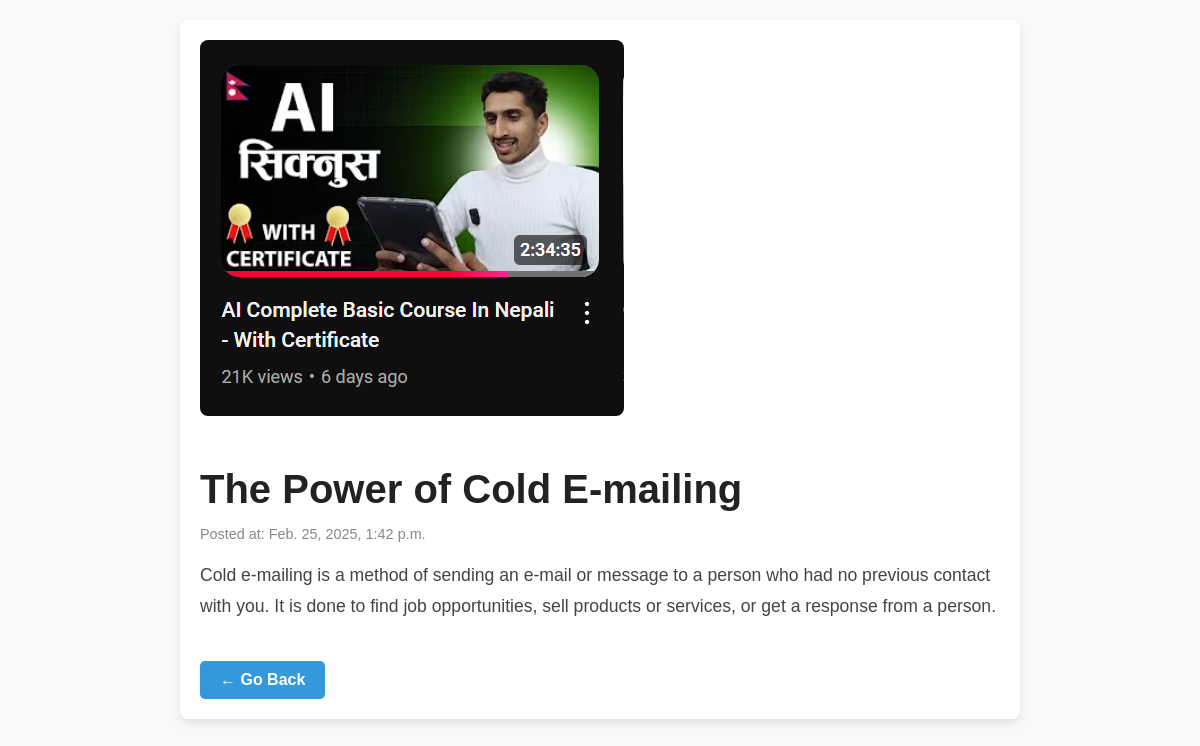
/blog/post/3/, run on the app's committed database.
### blogapp/models.py (models this page shows, shortened)
class Post(models.Model):
    title = models.CharField(max_length=100)
    content = models.TextField()
    created_at = models.DateTimeField(auto_now_add=True)
    updated_at = models.DateTimeField(auto_now=True)
    blog_image = models.ImageField(upload_to='images/')

### blogapp/views.py (the view)
# urls.py: path('post/<int:pk>/',views.post_detail,name='post_detail'),
def post_detail(request,pk):
    post = Post.objects.get(pk=pk)
    return render(request,'blogapp/post_detail.html',{
        'post':post
    })

### blogapp/templates/blogapp/post_detail.html (shortened to what this page needs)
<!DOCTYPE html>
<html lang="en">
<head>
</head>
<body>
    <div class="post-container">
        <img src="{{ post.blog_image.url }}" alt="Blog Image" class="post-image" >
        <h1>{{ post.title }}</h1>
        <p class="post-meta">Posted at: {{ post.created_at }}</p>
        <p class="post-content">{{ post.content }}</p>
        <a href="{% url 'index' %}" class="back-button">← Go Back</a>
    </div>
</body>
</html>

### blogapp/templates/blogapp/post_detail.html (style rules this page uses)
body { font-family: 'Poppins', sans-serif; background-color: #f9f9f9; color: #333; margin: 0; padding: 20px; text-align: center; }
.post-container { max-width: 800px; margin: 0 auto; background: #fff; padding: 20px; border-radius: 8px; box-shadow: 0px 4px 8px rgba(0, 0, 0, 0.1); text-align: left; }
.post-image { max-height: 400px; object-fit: cover; border-radius: 8px; margin-bottom: 20px; }
h1 { font-size: 2.5rem; color: #222; margin-bottom: 10px; }
.post-meta { font-size: 0.9rem; color: #888; margin-bottom: 15px; }
.post-content { font-size: 1.1rem; line-height: 1.8; color: #444; }
.back-button { display: inline-block; margin-top: 20px; padding: 10px 20px; background: #3498db; color: white; text-decoration: none; font-weight: bold; border-radius: 5px; transition: background 0.3s ease; }

### data on the page
Post: blog_image (picture), title "The Power of Cold E-mailing", created_at "Feb. 25, 2025, 1:42 p.m.", content "Cold e-mailing is a method of sending an e-mail or message to a person who had no previous contact with you. It is done to find job opportunities, sell products or services, or get a response from a person."
